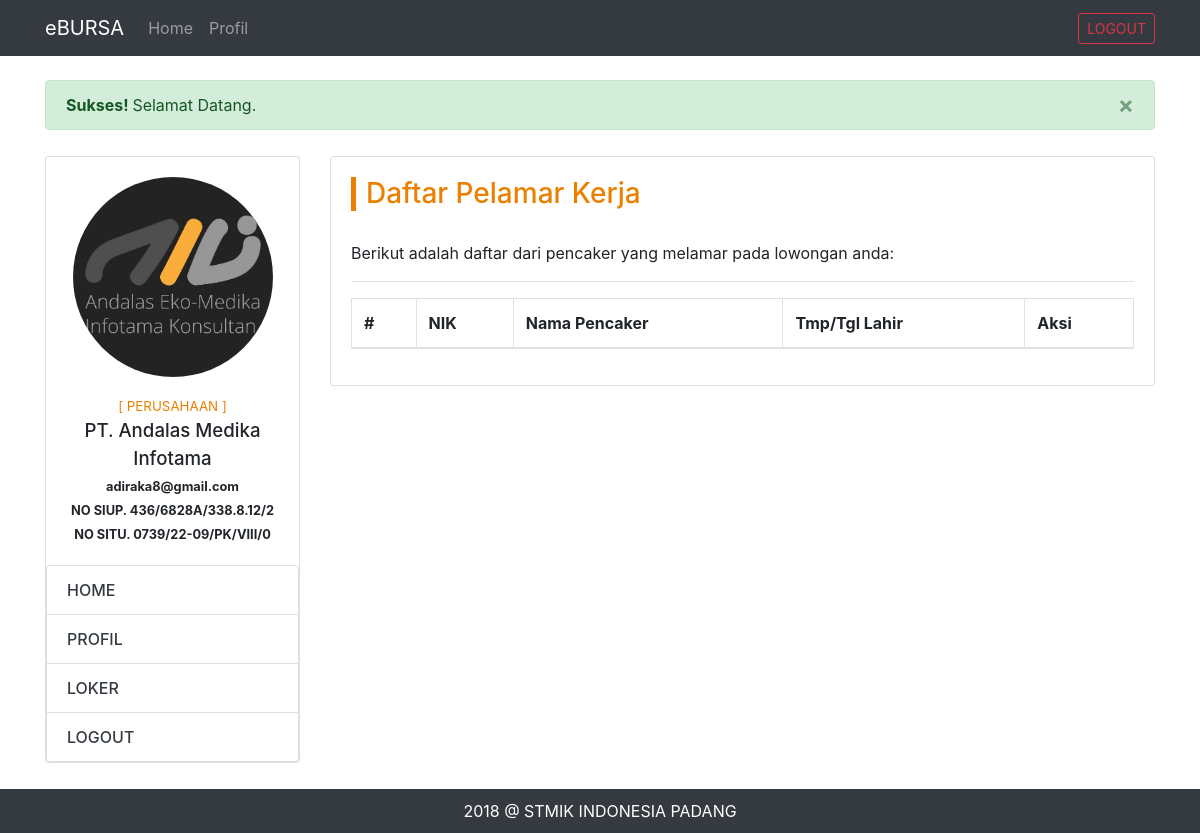
/perusahaan-dashboard.php?page=lihat-pelamar&id=3 (signed in), run on an earlier commit of the app's database.
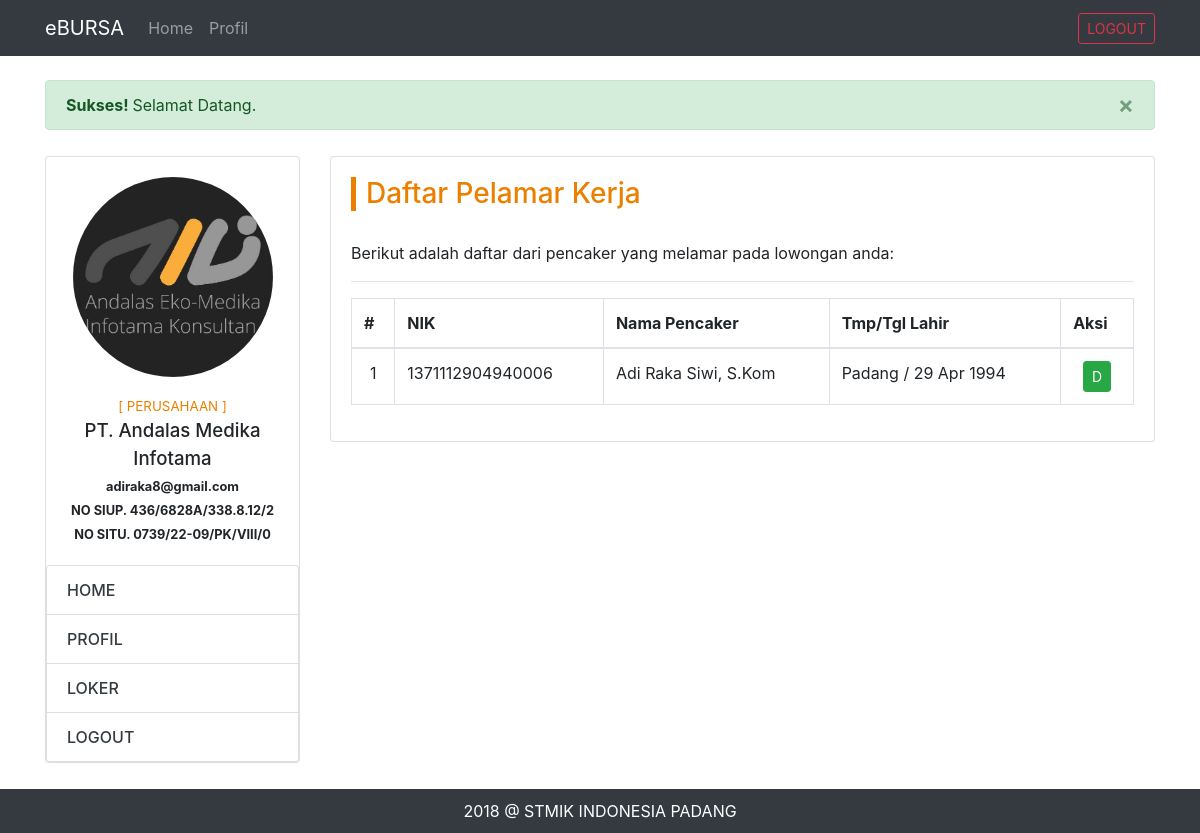
And on a later commit of the database.
### tables this page shows
CREATE TABLE `profil_perusahaan` (
  `id` int(11) NOT NULL AUTO_INCREMENT,
  `user_akun_id` int(11) NOT NULL,
  `nama_perusahaan` varchar(50) NOT NULL,
  `no_siup` varchar(20) NOT NULL,
  `no_situ` varchar(20) NOT NULL,
  `bidang_usaha` varchar(50) NOT NULL,
  `alamat` text,
  `telepon` varchar(20) DEFAULT NULL,
  `deskripsi_perusahaan` text,
  `website` varchar(50) DEFAULT NULL,
  `email` varchar(50) NOT NULL,
  `logo_perusahaan` varchar(100) DEFAULT NULL,
  `slogan` varchar(50) DEFAULT NULL,
  `dibuat_pada` date NOT NULL,
  PRIMARY KEY (`id`),
  KEY `user_akun_id` (`user_akun_id`)
);

CREATE TABLE `lamar` (
  `id` int(11) NOT NULL AUTO_INCREMENT,
  `lowongan_id` int(11) NOT NULL,
  `profil_pencaker_id` int(11) NOT NULL,
  `tanggal_lamar` date NOT NULL,
  `status` tinyint(1) NOT NULL,
  PRIMARY KEY (`id`)
);

CREATE TABLE `profil_pencaker` (
  `id` int(11) NOT NULL AUTO_INCREMENT,
  `user_akun_id` int(11) NOT NULL,
  `nik` varchar(20) NOT NULL,
  `nama` varchar(50) NOT NULL,
  `jenis_kelamin` enum('Pria','Wanita') NOT NULL,
  `tempat_lahir` varchar(50) DEFAULT NULL,
  `tanggal_lahir` date DEFAULT NULL,
  `agama` enum('Islam','Katolik','Protestan','Hindu','Buddha') DEFAULT NULL,
  `alamat` text,
  `telepon` varchar(12) DEFAULT NULL,
  `quote` varchar(100) DEFAULT NULL,
  `email` varchar(50) NOT NULL,
  `photo` varchar(100) DEFAULT NULL,
  `dibuat_pada` date NOT NULL,
  PRIMARY KEY (`id`),
  KEY `user_akun_id` (`user_akun_id`)
);

### cores/misc/function.php (called while the page is built, shortened)
<?php
	function getPencakerProfil2($pencaker_id) {
		$conn = koneksi();
		$sql = "SELECT * FROM profil_pencaker WHERE id = '$pencaker_id'";
		$proc = mysqli_query($conn, $sql);
		$data = mysqli_fetch_assoc($proc);
		return $data;
	}
	function getPerusahaanProfil($id) {
		$conn = koneksi();
		$sql = "SELECT * FROM profil_perusahaan WHERE user_akun_id = '$id'";
		$proc = mysqli_query($conn, $sql);
		$data = mysqli_fetch_assoc($proc);
		return $data;
	}
	function sanitizeThis($string) {
		$conn = koneksi();
		$output1 = mysqli_real_escape_string($conn, $string);
		$output2 = strip_tags($output1);
		return htmlspecialchars($output2);
	}
	function koneksi() {
		$conn = mysqli_connect('localhost', 'root', '', 'dbbursa');
		return $conn;
	}
?>

### views/perusahaan/partials/side-menu.php (the view)
<div class="card">
	<div class="card-body">
		<div class="text-center">
			<img src="assets/img/profil/perusahaan/<?php echo $dataProfil["logo_perusahaan"] ?>" class="rounded-circle text-center" height="200xp">
			<div class="side-detail">
				<div class="side-akses">[ <?php echo strtoupper($_SESSION['hak_akses']) ?> ]</div>
				<div class="side-nama"><?php echo $dataProfil["nama_perusahaan"] ?></div>
				<div class="side-email"><small><strong><?php echo $dataProfil["email"] ?></strong></small></div>
				<div class="side-nip"><small><strong><?php echo 'NO SIUP. '.$dataProfil["no_siup"] ?></strong></small></div>
				<div class="side-nip"><small><strong><?php echo 'NO SITU. '.$dataProfil["no_situ"] ?></strong></small></div>
			</div>
		</div>
	</div>
	<ul class="list-group">
		<a href="?page=home" class="list-group-item <?php echo $page=='home'?'active':'' ?>">HOME</a>
		<a href="?page=profil" class="list-group-item <?php echo $page=='profil'?'active':'' ?>">PROFIL</a>
		<a href="?page=loker" class="list-group-item <?php echo $page=='loker'?'active':'' ?>">LOKER</a>
		<a href="logout.php" class="list-group-item">LOGOUT</a>
	</ul>
</div>

### perusahaan-dashboard.php (shortened to what this page needs)
<?php
	require 'cores/misc/function.php';
	$dataProfil = getPerusahaanProfil($_SESSION['user_id']);
?>
<!DOCTYPE html>
<html>
<head>
	<link rel="stylesheet" href="assets/vendors/bootstrap/css/bootstrap.min.css">
	<link rel="stylesheet" href="assets/vendors/datatables/datatables.min.css">
	<link rel="stylesheet" href="assets/vendors/air-datepicker/dist/css/datepicker.min.css">
	<link rel="stylesheet" href="assets/css/app.css">
</head>
<body>
	<?php include "views/partials/pencaker-navbar.php"; ?>
	<div class="container main-content">
		<div><br></div>
		<?php include "views/partials/notification.php" ?>
		<?php
			if (ISSET($_GET['page'])) {
				$page = $_GET['page'];
				if ($page == 'home') {
					include "views/perusahaan/home.php";
				} elseif ($page == 'profil') {
					include "views/perusahaan/profil.php";
				} elseif ($page == 'loker') {
					include "views/perusahaan/loker.php";
				} elseif ($page == 'tambah-loker') {
					include "views/perusahaan/tambah-loker.php";
				} elseif ($page == 'finis-loker') {
					include "views/perusahaan/loker/finis-loker.php";
				} elseif ($page == 'lihat-pelamar') {
					include "views/perusahaan/loker/lihat-pelamar.php";
				}
			}
		?>
	</div>
	<footer class="footer">
		<div class="container">
			<?php echo date('Y') ?> @ <a href="https://stmikindonesia.ac.id" target="_blank">STMIK INDONESIA PADANG</a>
		</div>
	</footer>
</body>
</html>

### views/partials/pencaker-navbar.php (shortened to what this page needs)
<nav class="navbar navbar-expand-lg navbar-dark bg-dark">
	<div class="container">
		<a class="navbar-brand" href="/e-bursa">eBURSA</a>
		<div class="collapse navbar-collapse" id="navbarSupportedContent">
			<ul class="navbar-nav mr-auto">
				<li class="nav-item">
					<a class="nav-link" href="?page=home">Home</a>
				</li>
				<li class="nav-item">
					<a class="nav-link" href="?page=profil">Profil</a>
				</li>
			</ul>
				<a class="btn btn-sm btn-outline-danger my-2 my-sm-0" href="logout.php">LOGOUT</a>
		</div>
	</div>
</nav>

### views/partials/notification.php (shortened to what this page needs)
<?php
	if (isset($_SESSION['sukses'])) {
		if ($_SESSION['sukses'] != NULL) {
			echo '
				<div class="row bt-mrg-10">
					<div class="col-md-12">
						<div class="alert alert-success alert-dismissible">
							<button type="button" class="close" data-dismiss="alert" aria-label="Close">
								<span aria-hidden="true">&times;</span>
							</button>
							<strong>Sukses! </strong>'.$_SESSION["sukses"].'
						</div>
					</div>
				</div>
			';
		}
	}
?>

### views/perusahaan/loker/lihat-pelamar.php
<div class="row">
	<div class="col-md-3">
		<?php include "views/perusahaan/partials/side-menu.php"; ?>
	</div>
	<div class="col-md-9">
		<div class="card">
			<div class="card-body">
				<h3 class="home-title">Daftar Pelamar Kerja</h3>
				<p>Berikut adalah daftar dari pencaker yang melamar pada lowongan anda:</p> <hr>
				<div class="row">
					<div class="col-md-12">
						<table class="table table-bordered" id="tabel-list-loker">
							<thead>
								<tr>
									<th>#</th>
									<th>NIK</th>
									<th>Nama Pencaker</th>
									<th>Tmp/Tgl Lahir</th>
									<th>Aksi</th>
								</tr>
							</thead>
							<tbody>
								<?php
									$lowongan_id = sanitizeThis($_GET['id']);
									$query = "SELECT * FROM lamar WHERE lowongan_id = '$lowongan_id'";
									$proces = mysqli_query($conn, $query);
									while($row = mysqli_fetch_array($proces)) {
										$list_data[] = $row;
									}
									foreach ($list_data as $key => $value) {
										$data_pencaker = getPencakerProfil2($value['profil_pencaker_id']);
								?>
									<tr>
										<td class="text-center"><?php echo $key+1; ?></td>
										<td><?php echo $data_pencaker['nik'] ?></td>
										<td><?php echo $data_pencaker['nama'] ?></td>
										<td><?php echo $data_pencaker['tempat_lahir'].' / '.date("d M Y", strtotime($data_pencaker['tanggal_lahir'])) ?></td>
										<td class="text-center">
											<div class="btn-group">
												<a href="main.php?page=profil-pencaker&id=<?php echo $value['profil_pencaker_id'] ?>" class="btn btn-success btn-sm" target="_blank">D</a>
											</div>
										</td>
									</tr>
								<?php
									}
								?>
							</tbody>
						</table>
					</div>
				</div>
			</div>
		</div>
	</div>
</div>

### assets/css/app.css (style rules this page uses)
.bt-mrg-10 { margin-bottom: 10px; }
.home-title { margin-bottom: 30px; color: #eb8000; border-left: 5px solid; padding-left: 10px; }
.main-content { margin-bottom: 70px; }
.footer { bottom: 0; width: 100%; padding: 10px 0; background: #343a40; color: #ffffff; text-align: center; display: block; position: fixed; }
.footer > .container > a { text-decoration: none; color: #ffffff; }
.side-detail { margin-top: 20px; }
.side-akses { font-size: 10pt; color: #eb8000; }
.side-nama { font-size: 14pt; font-weight: 500; }
.list-group-item { font-weight: 500; color: #343a40; }

What changed in the data, as far as the page shows it:
added lamar: profil_pencaker.nik "1371112904940006", profil_pencaker.nama "Adi Raka Siwi, S.Kom", profil_pencaker.tempat_lahir "Padang", profil_pencaker.tanggal_lahir "29 Apr 1994"
